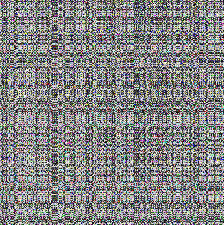
%> input picture encrypted_images/pic2.png, 224 x 225 px
$ octave correlation_coefficient_on_pic2_encrypted.m   (GNU Octave 9; MATLAB toolbox functions it lacks are replaced by stand-ins)
%> lines starting %> are read from the running program, lines starting %| are printed output that depends on the picture
RGB = imread('encrypted_images/pic2.png');
%> RGB is the input picture: size 225x224x3 uint8; mean R, G, B 130.6, 130.5, 130.6
imshow(RGB)
P = rgb2gray(RGB);
figure
imshow(P)
%vertical
x1 = double(P(:,1:end-1));
y1 = double(P(:,2:end));
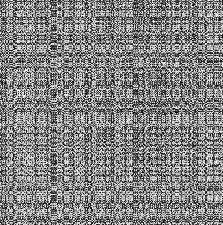
%> y1: size 225x223 double; min 0, max 255, mean 130.4
randIndex1 = randperm(numel(x1));
randIndex1 = randIndex1(1:3000);
x = x1(randIndex1);
%> x = 3000 values, max 254 at index 1783, min 1 at index 178, mean 133
y = y1(randIndex1);
%> y = 3000 values, max 254 at index 1461, min 0 at index 1534, mean 130.5
r_xy = corrcoef(x,y);
%> r_xy = [1 0.0526; 0.0526 1]
scatter(x,y);
xlabel('Pixel gray value on location (x,y)')
ylabel('Pixel gray value on location (x+1,y)')
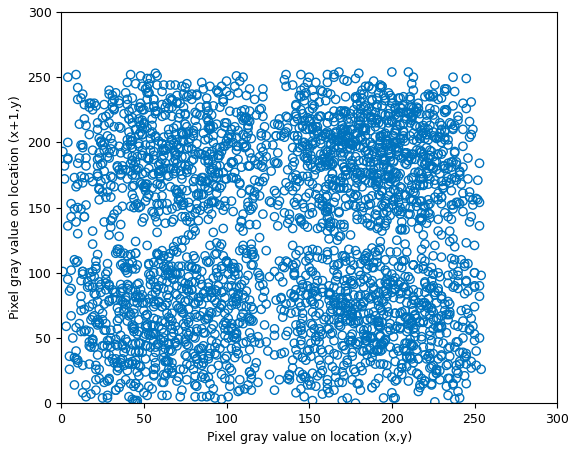
%> figure redrawn from the program's plot data

Ex=(1/(1000))*sum(x);
%> Ex = 399.1
Ey=(1/(1000))*sum(y);
%> Ey = 391.4
        Dx=(1/(1000))*sum((x(:)-Ex).^2);
%> Dx = 226855.4
        Dy=(1/(1000))*sum((y(:)-Ey).^2);
%> Dy = 218932.1
        coxy=(1/(1000))*(sum((x-Ex).*(y-Ey)));
%> coxy = 209054.6
rxy=coxy/(sqrt(Dx*Dy));
%> rxy = 0.938
fprintf('\n The correlation coefficient horizontal is %0.4f\n', rxy);
%|  The correlation coefficient horizontal is 0.9381

%vertical
x1 = double(P(1:end-1,:));
%> x1: size 224x224 double
y1 = double(P(2:end,:));
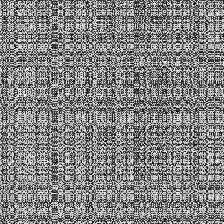
%> y1: size 224x224 double; min 0, max 255, mean 130.5
randIndex1 = randperm(numel(x1));
randIndex1 = randIndex1(1:3000);
x = x1(randIndex1);
%> x = 3000 values, max 255 at index 1052, min 0 at index 1533, mean 130.7
y = y1(randIndex1);
%> y = 3000 values, max 255 at index 447, min 0 at index 297, mean 130.1
r_xy = corrcoef(x,y);
%> r_xy = [1 0.075; 0.075 1]
figure
scatter(x,y);
xlabel('Pixel gray value on location (x,y)')
ylabel('Pixel gray value on location (x,y+1)')
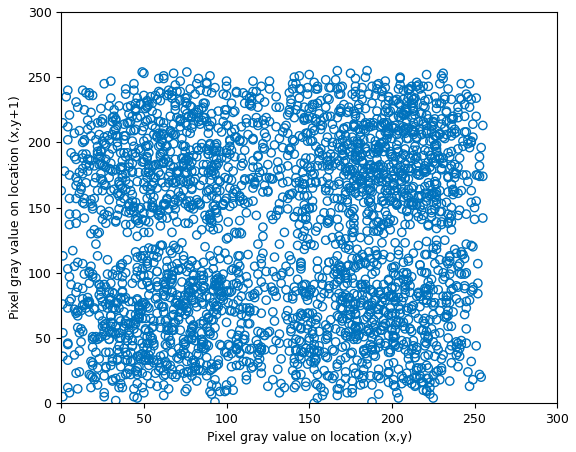
%> figure redrawn from the program's plot data

Ex=(1/(1000))*sum(x);
%> Ex = 392.2
Ey=(1/(1000))*sum(y);
%> Ey = 390.2
        Dx=(1/(1000))*sum((x(:)-Ex).^2);
%> Dx = 220091.4
        Dy=(1/(1000))*sum((y(:)-Ey).^2);
%> Dy = 217481.5
        coxy=(1/(1000))*(sum((x-Ex).*(y-Ey)));
%> coxy = 205166.8
rxy=coxy/(sqrt(Dx*Dy));
fprintf('\n The correlation coefficient vertical is %0.4f\n', rxy);
%|  The correlation coefficient vertical is 0.9378

%diagonal
x1 = double(P(1:end-1,1:end-1,1));
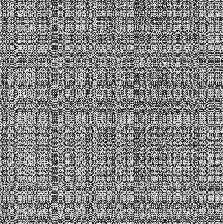
%> x1: size 224x223 double; min 0, max 255, mean 130.6
y1 = double(P(2:end,2:end,1));
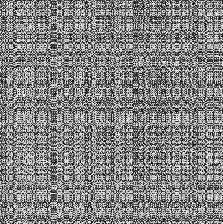
%> y1: size 224x223 double; min 0, max 255, mean 130.4
randIndex1 = randperm(numel(x1));
randIndex1 = randIndex1(1:3000);
x = x1(randIndex1);
%> x = 3000 values, max 254 at index 497, min 0 at index 2360, mean 129.4
y = y1(randIndex1);
%> y = 3000 values, max 255 at index 1208, min 1 at index 321, mean 131.1
r_xy = corrcoef(x,y);
%> r_xy = [1 -0.0272; -0.0272 1]
figure
scatter(x,y);
xlabel('Pixel gray value on location (x,y)')
ylabel('Pixel gray value on location (x+1,y+1)')
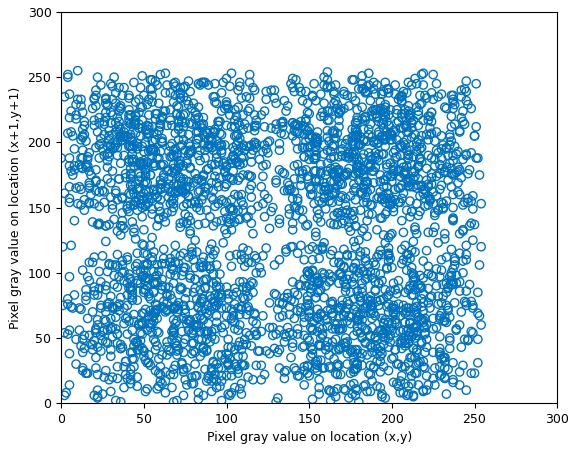
%> figure redrawn from the program's plot data

Ex=(1/(1000))*sum(x);
%> Ex = 388.2
Ey=(1/(1000))*sum(y);
%> Ey = 393.2
        Dx=(1/(1000))*sum((x(:)-Ex).^2);
%> Dx = 215334.8
        Dy=(1/(1000))*sum((y(:)-Ey).^2);
%> Dy = 220823.1
        coxy=(1/(1000))*(sum((x-Ex).*(y-Ey)));
%> coxy = 203090.4
rxy=coxy/(sqrt(Dx*Dy));
%> rxy = 0.931
fprintf('\n The correlation coefficient diagonal is %0.4f\n', rxy);
%|  The correlation coefficient diagonal is 0.9313

$ run again, with encrypted_images/pic1.png copied over encrypted_images/pic2.png
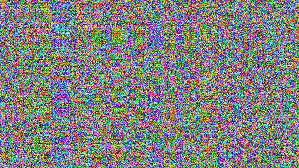
%> input picture encrypted_images/pic1.png, 299 x 168 px
%> RGB is the input picture: size 168x299x3 uint8; mean R, G, B 127.9, 128.3, 125.5
%> `x = x1(randIndex1);`: x = 3000 values, max 246 at index 298, min 2 at index 1406, mean 128.3
%> `y = y1(randIndex1);`: y = 3000 values, max 250 at index 2424, min 10 at index 2468, mean 127.8
%> `r_xy = corrcoef(x,y);`: r_xy = [1 0.00868; 0.00868 1]
%> `Ex=(1/(1000))*sum(x);`: Ex = 385
%> `Ey=(1/(1000))*sum(y);`: Ey = 383.5
%> `Dx=(1/(1000))*sum((x(:)-Ex).^2);`: Dx = 205277.2
%> `Dy=(1/(1000))*sum((y(:)-Ey).^2);`: Dy = 203695.4
%> `coxy=(1/(1000))*(sum((x-Ex).*(y-Ey)));`: coxy = 196911.2
%> `rxy=coxy/(sqrt(Dx*Dy));`: rxy = 0.963
%|  The correlation coefficient horizontal is 0.9630
%> `x = x1(randIndex1);`: x = 3000 values, max 254 at index 209, min 8 at index 1570, mean 127.4
%> `y = y1(randIndex1);`: y = 3000 values, max 246 at index 315, min 12 at index 2771, mean 126.5
%> `r_xy = corrcoef(x,y);`: r_xy = [1 0.00972; 0.00972 1]
%> `Ex=(1/(1000))*sum(x);`: Ex = 382.3
%> `Ey=(1/(1000))*sum(y);`: Ey = 379.6
%> `Dx=(1/(1000))*sum((x(:)-Ex).^2);`: Dx = 202785.1
%> `Dy=(1/(1000))*sum((y(:)-Ey).^2);`: Dy = 199940.7
%> `coxy=(1/(1000))*(sum((x-Ex).*(y-Ey)));`: coxy = 193586.3
%> `rxy=coxy/(sqrt(Dx*Dy));`: rxy = 0.961
%|  The correlation coefficient vertical is 0.9614
%> `y1 = double(P(2:end,2:end,1));`:
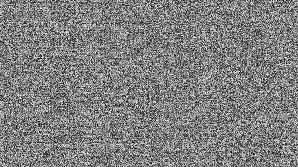
%> y1: size 167x298 double; min 2, max 254, mean 127.9
%> `x = x1(randIndex1);`: x = 3000 values, max 243 at index 921, min 15 at index 2183, mean 127.7
%> `y = y1(randIndex1);`: y = 3000 values, max 246 at index 419, min 5 at index 2244, mean 127
%> `r_xy = corrcoef(x,y);`: r_xy = [1 0.00132; 0.00132 1]
%> `ylabel('Pixel gray value on location (x+1,y+1)')`:
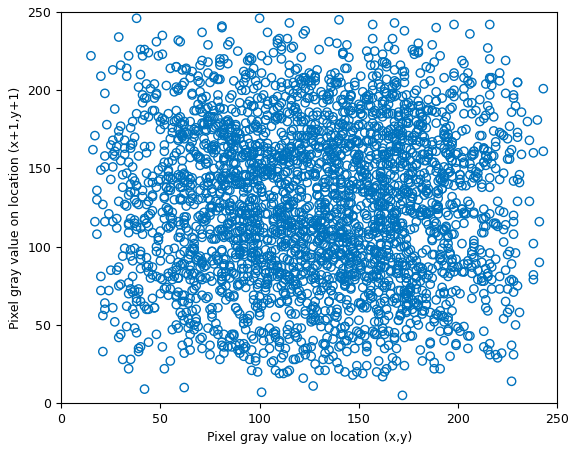
%> figure redrawn from the program's plot data
%> `Ex=(1/(1000))*sum(x);`: Ex = 383
%> `Ey=(1/(1000))*sum(y);`: Ey = 381.1
%> `Dx=(1/(1000))*sum((x(:)-Ex).^2);`: Dx = 203207
%> `Dy=(1/(1000))*sum((y(:)-Ey).^2);`: Dy = 201312.8
%> `coxy=(1/(1000))*(sum((x-Ex).*(y-Ey)));`: coxy = 194584.5
%> `rxy=coxy/(sqrt(Dx*Dy));`: rxy = 0.962
%|  The correlation coefficient diagonal is 0.9621

$ run again, with encrypted_images/pic4.png copied over encrypted_images/pic2.png
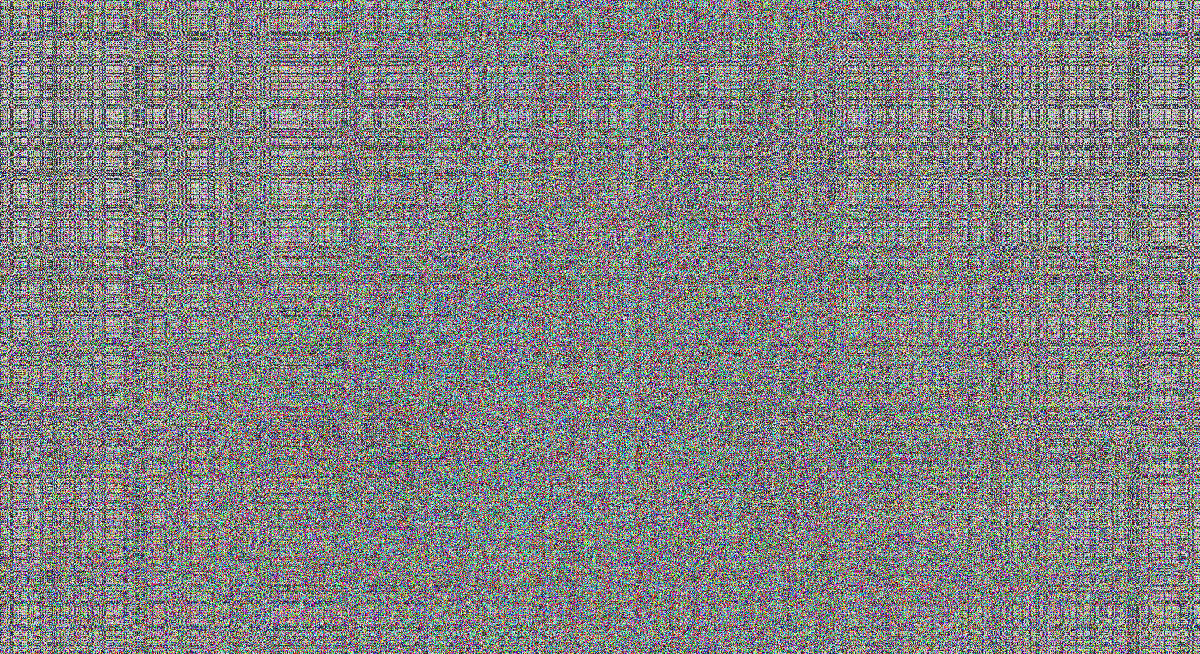
%> input picture encrypted_images/pic4.png, 1200 x 654 px
%> RGB is the input picture: size 654x1200x3 uint8; mean R, G, B 129.7, 129.9, 129.6
%> `x = x1(randIndex1);`: x = 3000 values, max 254 at index 1316, min 1 at index 1260, mean 130.2
%> `y = y1(randIndex1);`: y = 3000 values, max 250 at index 2855, min 1 at index 1433, mean 130
%> `r_xy = corrcoef(x,y);`: r_xy = [1 0.0405; 0.0405 1]
%> `Ex=(1/(1000))*sum(x);`: Ex = 390.7
%> `Ey=(1/(1000))*sum(y);`: Ey = 390
%> `Dx=(1/(1000))*sum((x(:)-Ex).^2);`: Dx = 213523.7
%> `Dy=(1/(1000))*sum((y(:)-Ey).^2);`: Dy = 213027.5
%> `coxy=(1/(1000))*(sum((x-Ex).*(y-Ey)));`: coxy = 203560.5
%> `rxy=coxy/(sqrt(Dx*Dy));`: rxy = 0.954
%|  The correlation coefficient horizontal is 0.9544
%> `y1 = double(P(2:end,:));`:
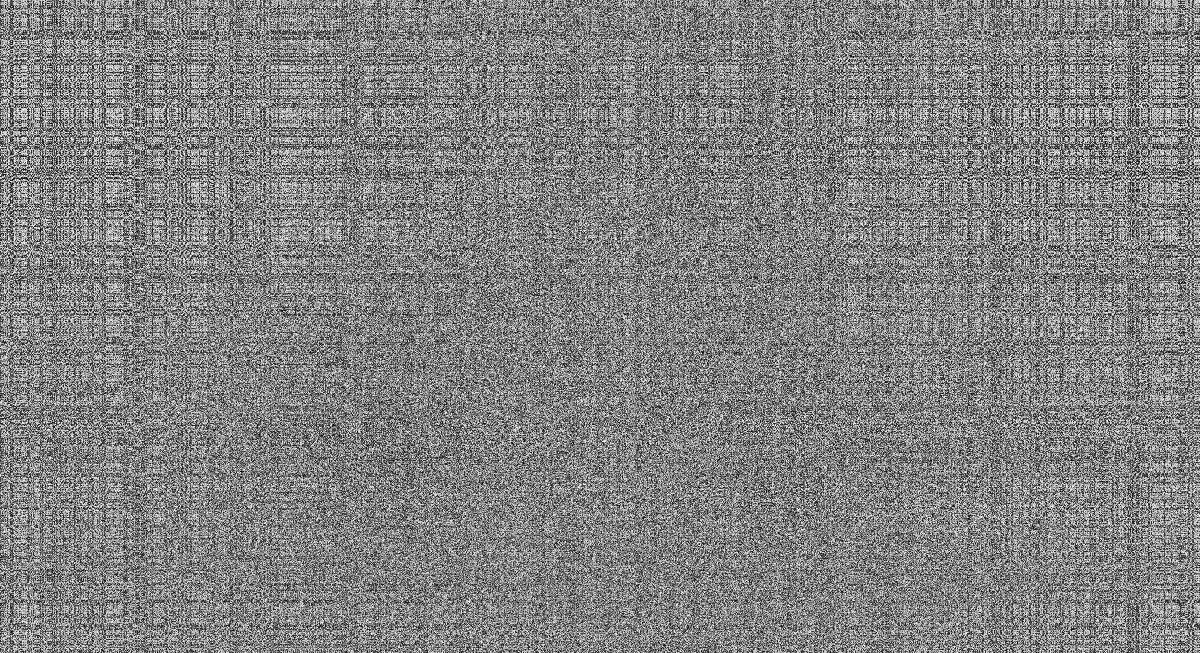
%> y1: size 653x1200 double; min 0, max 255, mean 129.8; mean of the top-left, top-right, bottom-left and bottom-right quarters 130.8, 130.3, 128.7, 129.5
%> `x = x1(randIndex1);`: x = 3000 values, max 252 at index 1821, min 2 at index 590, mean 130.5
%> `y = y1(randIndex1);`: y = 3000 values, max 254 at index 2488, min 6 at index 99, mean 129.1
%> `r_xy = corrcoef(x,y);`: r_xy = [1 0.03; 0.03 1]
%> `Ex=(1/(1000))*sum(x);`: Ex = 391.5
%> `Ey=(1/(1000))*sum(y);`: Ey = 387.4
%> `Dx=(1/(1000))*sum((x(:)-Ex).^2);`: Dx = 214478.3
%> `Dy=(1/(1000))*sum((y(:)-Ey).^2);`: Dy = 209815.3
%> `coxy=(1/(1000))*(sum((x-Ex).*(y-Ey)));`: coxy = 202539.4
%> `rxy=coxy/(sqrt(Dx*Dy));`: rxy = 0.955
%|  The correlation coefficient vertical is 0.9548
%> `x = x1(randIndex1);`: x = 3000 values, max 254 at index 1572, min 5 at index 2515, mean 129.6
%> `y = y1(randIndex1);`: y = 3000 values, max 254 at index 489, min 1 at index 1543, mean 129.9
%> `r_xy = corrcoef(x,y);`: r_xy = [1 -0.0278; -0.0278 1]
%> `ylabel('Pixel gray value on location (x+1,y+1)')`:
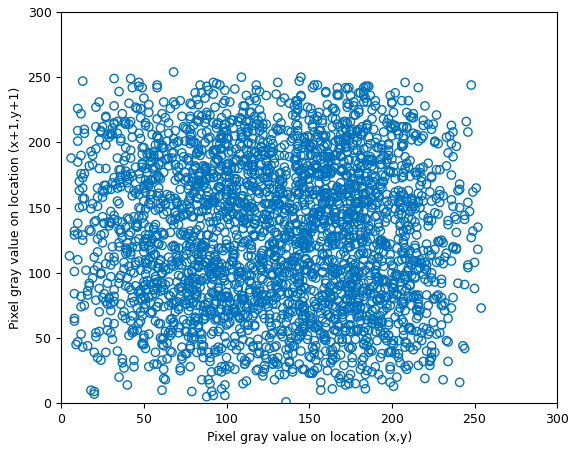
%> figure redrawn from the program's plot data
%> `Ex=(1/(1000))*sum(x);`: Ex = 388.8
%> `Ey=(1/(1000))*sum(y);`: Ey = 389.8
%> `Dx=(1/(1000))*sum((x(:)-Ex).^2);`: Dx = 211521.9
%> `Dy=(1/(1000))*sum((y(:)-Ey).^2);`: Dy = 212487.8
%> `coxy=(1/(1000))*(sum((x-Ex).*(y-Ey)));`: coxy = 201801.1
%> `rxy=coxy/(sqrt(Dx*Dy));`: rxy = 0.952
%|  The correlation coefficient diagonal is 0.9519

$ run again, with encrypted_images/pic1_using_k1.png copied over encrypted_images/pic2.png
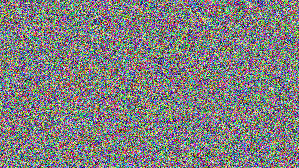
%> input picture encrypted_images/pic1_using_k1.png, 299 x 168 px
%> RGB is the input picture: size 168x299x3 uint8; mean R, G, B 127.4, 127.3, 127.2
%> `x = x1(randIndex1);`: x = 3000 values, max 243 at index 512, min 2 at index 527, mean 127.1
%> `y = y1(randIndex1);`: y = 3000 values, max 247 at index 2924, min 11 at index 2844, mean 128.1
%> `r_xy = corrcoef(x,y);`: r_xy = [1 -0.0323; -0.0323 1]
%> `Ex=(1/(1000))*sum(x);`: Ex = 381.2
%> `Ey=(1/(1000))*sum(y);`: Ey = 384.2
%> `Dx=(1/(1000))*sum((x(:)-Ex).^2);`: Dx = 201176
%> `Dy=(1/(1000))*sum((y(:)-Ey).^2);`: Dy = 203986.8
%> `coxy=(1/(1000))*(sum((x-Ex).*(y-Ey)));`: coxy = 195070.8
%> rxy = 0.963
%|  The correlation coefficient horizontal is 0.9629
%> `x = x1(randIndex1);`: x = 3000 values, max 248 at index 1313, min 14 at index 860, mean 126.8
%> `y = y1(randIndex1);`: y = 3000 values, max 245 at index 42, min 5 at index 2967, mean 128.1
%> `r_xy = corrcoef(x,y);`: r_xy = [1 -0.0184; -0.0184 1]
%> `Ex=(1/(1000))*sum(x);`: Ex = 380.5
%> `Ey=(1/(1000))*sum(y);`: Ey = 384.3
%> `Dx=(1/(1000))*sum((x(:)-Ex).^2);`: Dx = 200331.1
%> `Dy=(1/(1000))*sum((y(:)-Ey).^2);`: Dy = 204345.8
%> `coxy=(1/(1000))*(sum((x-Ex).*(y-Ey)));`: coxy = 194799.4
%|  The correlation coefficient vertical is 0.9628
%> `x = x1(randIndex1);`: x = 3000 values, max 248 at index 395, min 7 at index 795, mean 127
%> `y = y1(randIndex1);`: y = 3000 values, max 250 at index 1899, min 8 at index 621, mean 127.1
%> `r_xy = corrcoef(x,y);`: r_xy = [1 -0.00295; -0.00295 1]
%> `ylabel('Pixel gray value on location (x+1,y+1)')`:
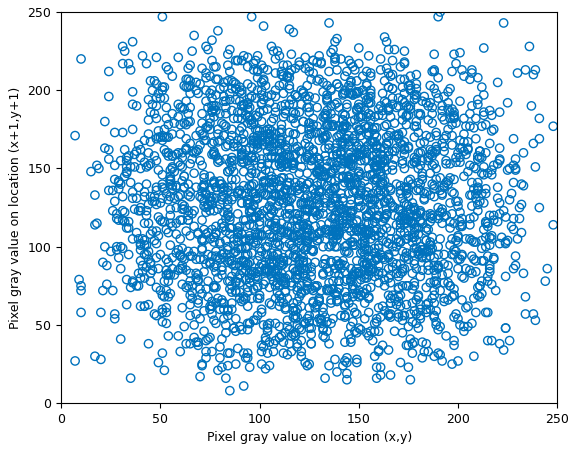
%> figure redrawn from the program's plot data
%> `Ex=(1/(1000))*sum(x);`: Ex = 381
%> `Ey=(1/(1000))*sum(y);`: Ey = 381.2
%> `Dx=(1/(1000))*sum((x(:)-Ex).^2);`: Dx = 200980.8
%> `Dy=(1/(1000))*sum((y(:)-Ey).^2);`: Dy = 201091.4
%> `coxy=(1/(1000))*(sum((x-Ex).*(y-Ey)));`: coxy = 193624.7
%|  The correlation coefficient diagonal is 0.9631
